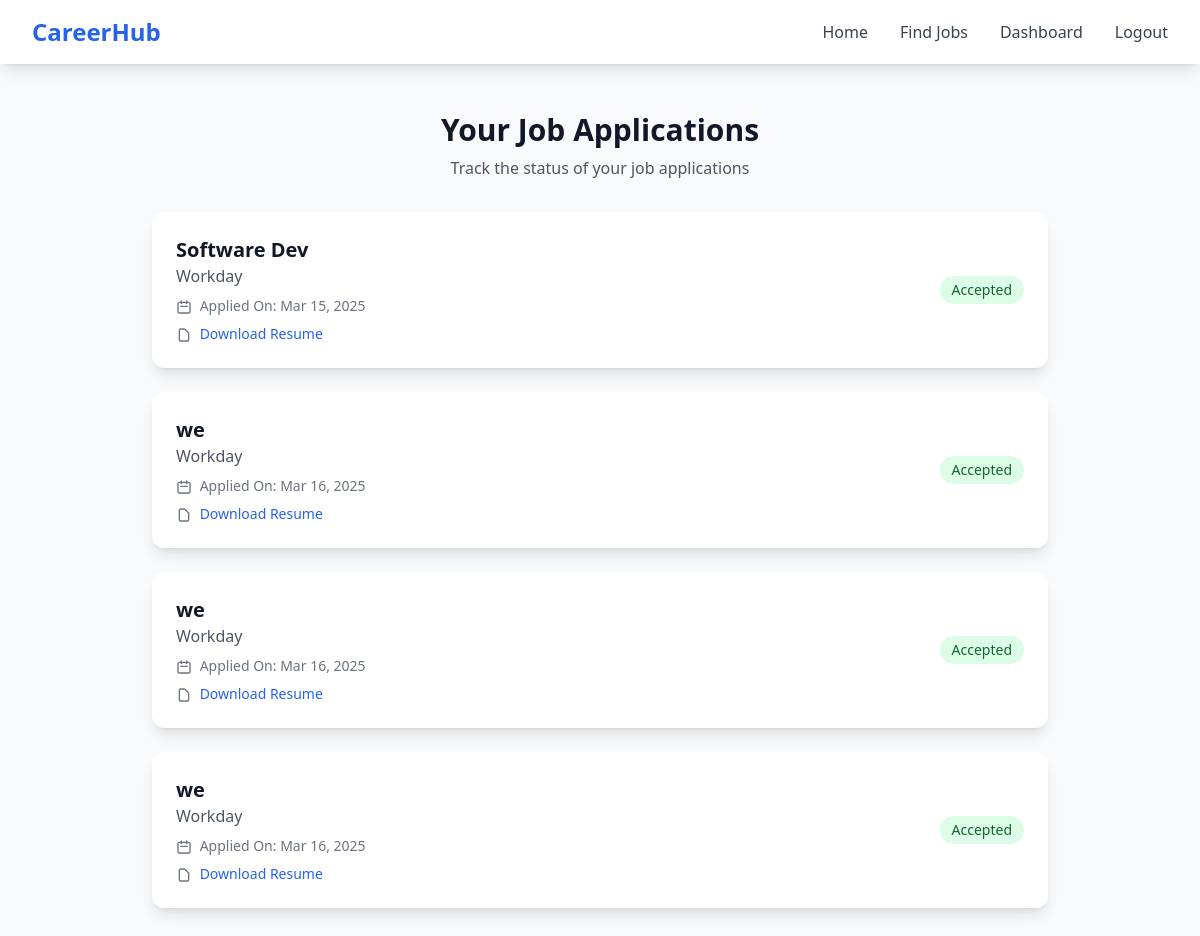
/applications/track/ (signed in), run on the app's committed database.
### hub_apps/applications/models.py (models this page shows, shortened)
class JobApplication(models.Model):
    job = models.ForeignKey(Job, on_delete=models.CASCADE)
    applicant = models.ForeignKey(settings.AUTH_USER_MODEL, on_delete=models.CASCADE)
    cover_letter = models.TextField(blank=True, null=True)
    applied_at = models.DateTimeField(auto_now_add=True)
    status = models.CharField(
        max_length=20, choices=[('Pending', 'Pending'), ('Accepted', 'Accepted'), ('Rejected', 'Rejected')], default='Pending'
    )
    def get_resume(self):
        profile = UserProfile.objects.get(user=self.applicant)
        return profile.resume.url if profile.resume else None  # Return resume URL if available

### hub_apps/jobs/models.py (models this page shows, shortened)
class Job(models.Model):
    JOB_TYPE_CHOICES = [
        ('Full Time', 'Full Time'),
        ('Part Time', 'Part Time'),
        ('Freelance', 'Freelance'),
        ('Internship', 'Internship'),
    ]
    title = models.CharField(max_length=225)
    company = models.CharField(max_length=225)
    location = models.CharField(max_length=225)
    job_type = models.CharField(max_length=225, choices=JOB_TYPE_CHOICES, default='Full Time')
    salary = models.DecimalField(max_digits=10, decimal_places=2, null=True, blank=True)
    description = models.TextField()
    created_at = models.DateTimeField(auto_now_add=True)
    updated_at = models.DateTimeField(auto_now=True)
    posted_by = models.ForeignKey(settings.AUTH_USER_MODEL, on_delete=models.CASCADE)
    is_active = models.BooleanField(default=True)

### hub_apps/applications/views.py (the view)
# urls.py: path('track/', track_applications, name='track_applications'),
@login_required
def track_applications(request):
    if request.user.is_recruiter:
        return redirect('dashboard')  # Recruiters shouldn't see this page
    applications = JobApplication.objects.filter(applicant=request.user).select_related('job')
    paginator = Paginator(applications, 5)
    page_number = request.GET.get('page')
    page_obj = paginator.get_page(page_number)
    return render(request, 'applications/track_applications.html', {'applications': applications,'page_obj':page_obj})

### hub_apps/applications/templates/applications/track_applications.html (shortened to what this page needs)
{% extends 'base.html' %}
{% block content %}
    <div class="min-h-screen bg-gray-50 py-12 px-4 sm:px-6 lg:px-8">
        <div class="max-w-4xl mx-auto">
            <div class="text-center mb-8">
                <h2 class="text-3xl font-bold text-gray-900">Your Job Applications</h2>
                <p class="mt-2 text-gray-600">Track the status of your job applications</p>
            </div>
            <div class="space-y-6">
                {% for application in page_obj %}
                    <div class="bg-white rounded-xl shadow-lg p-6 hover:shadow-xl transition-transform transform hover:-translate-y-1">
                        <div class="flex flex-col sm:flex-row sm:justify-between sm:items-center">
                            <div>
                                <h5 class="text-xl font-semibold text-gray-900">{{ application.job.title }}</h5>
                                <p class="text-gray-600">{{ application.job.company }}</p>
                                <p class="mt-2 text-sm text-gray-500">
                                    <svg class="w-4 h-4 inline mr-1" fill="none" stroke="currentColor" viewBox="0 0 24 24">
                                        <path stroke-linecap="round" stroke-linejoin="round" stroke-width="2" d="M8 7V3m8 4V3m-9 8h10M5 21h14a2 2 0 002-2V7a2 2 0 00-2-2H5a2 2 0 00-2 2v12a2 2 0 002 2z" />
                                    </svg>
                                    Applied On: {{ application.applied_at|date:"M d, Y" }}
                                </p>
                                {% if application.get_resume %}
                                    <p class="mt-2 text-sm text-gray-500">
                                        <svg class="w-4 h-4 inline mr-1" fill="none" stroke="currentColor" viewBox="0 0 24 24">
                                            <path stroke-linecap="round" stroke-linejoin="round" stroke-width="2" d="M7 21h10a2 2 0 002-2V9.414a1 1 0 00-.293-.707l-5.414-5.414A1 1 0 0012.586 3H7a2 2 0 00-2 2v14a2 2 0 002 2z" />
                                        </svg>
                                        <a href="{{ application.get_resume }}" target="_blank" class="text-blue-600 hover:text-blue-800">Download Resume</a>
                                    </p>
                                {% endif %}
                            </div>
                            <div class="mt-4 sm:mt-0 sm:text-right">
                                <span class="inline-block px-3 py-1 text-sm font-medium rounded-full
                                    {% if application.status == 'Pending' %}bg-yellow-100 text-yellow-800
                                    {% elif application.status == 'Accepted' %}bg-green-100 text-green-800
                                    {% else %}bg-red-100 text-red-800{% endif %}">
                                    {{ application.status }}
                                </span>
                            </div>
                        </div>
                    </div>
                {% empty %}
                    <div class="bg-white rounded-xl shadow-lg p-6 text-center">
                        <p class="text-gray-600">You haven't applied for any jobs yet.</p>
                        <a href="{% url 'list_jobs' %}" class="mt-2 inline-block text-blue-600 hover:text-blue-800">Start applying now!</a>
                    </div>
                {% endfor %}
            </div>
        </div>
    </div>
{% endblock %}

### data on the page
JobApplication: job "Software Dev", job.company "Workday", applied_at "Mar 15, 2025", status "Accepted"
JobApplication: job "we", job.company "Workday", applied_at "Mar 16, 2025", status "Accepted"
JobApplication: job "we", job.company "Workday", applied_at "Mar 16, 2025", status "Accepted"
JobApplication: job "we", job.company "Workday", applied_at "Mar 16, 2025", status "Accepted"
